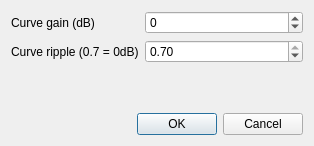
<?xml version="1.0" encoding="UTF-8"?>
<ui version="4.0">
 <class>BandpassDialog</class>
 <widget class="QDialog" name="BandpassDialog">
  <property name="geometry">
   <rect>
    <x>0</x>
    <y>0</y>
    <width>314</width>
    <height>146</height>
   </rect>
  </property>
  <property name="windowTitle">
   <string>Alignment</string>
  </property>
  <layout class="QVBoxLayout" name="verticalLayout">
   <item>
    <layout class="QFormLayout" name="formLayout">
     <item row="0" column="0">
      <widget class="QLabel" name="gainLabel">
       <property name="sizePolicy">
        <sizepolicy hsizetype="Expanding" vsizetype="Preferred">
         <horstretch>0</horstretch>
         <verstretch>0</verstretch>
        </sizepolicy>
       </property>
       <property name="text">
        <string>Curve gain (dB)</string>
       </property>
      </widget>
     </item>
     <item row="0" column="1">
      <widget class="QSpinBox" name="gainSpinBox">
       <property name="sizePolicy">
        <sizepolicy hsizetype="MinimumExpanding" vsizetype="Fixed">
         <horstretch>0</horstretch>
         <verstretch>0</verstretch>
        </sizepolicy>
       </property>
       <property name="minimum">
        <number>-6</number>
       </property>
       <property name="maximum">
        <number>6</number>
       </property>
      </widget>
     </item>
     <item row="1" column="0">
      <widget class="QLabel" name="rippleLabel">
       <property name="sizePolicy">
        <sizepolicy hsizetype="Expanding" vsizetype="Preferred">
         <horstretch>0</horstretch>
         <verstretch>0</verstretch>
        </sizepolicy>
       </property>
       <property name="text">
        <string>Curve ripple (0.7 = 0dB)</string>
       </property>
      </widget>
     </item>
     <item row="1" column="1">
      <widget class="QDoubleSpinBox" name="rippleDoubleSpinBox">
       <property name="sizePolicy">
        <sizepolicy hsizetype="MinimumExpanding" vsizetype="Fixed">
         <horstretch>0</horstretch>
         <verstretch>0</verstretch>
        </sizepolicy>
       </property>
       <property name="minimum">
        <double>0.400000000000000</double>
       </property>
       <property name="maximum">
        <double>0.700000000000000</double>
       </property>
       <property name="singleStep">
        <double>0.100000000000000</double>
       </property>
       <property name="value">
        <double>0.700000000000000</double>
       </property>
      </widget>
     </item>
    </layout>
   </item>
   <item>
    <widget class="QDialogButtonBox" name="buttonBox">
     <property name="orientation">
      <enum>Qt::Horizontal</enum>
     </property>
     <property name="standardButtons">
      <set>QDialogButtonBox::Cancel|QDialogButtonBox::Ok</set>
     </property>
    </widget>
   </item>
  </layout>
 </widget>
 <resources/>
 <connections>
  <connection>
   <sender>buttonBox</sender>
   <signal>accepted()</signal>
   <receiver>BandpassDialog</receiver>
   <slot>accept()</slot>
   <hints>
    <hint type="sourcelabel">
     <x>248</x>
     <y>254</y>
    </hint>
    <hint type="destinationlabel">
     <x>157</x>
     <y>274</y>
    </hint>
   </hints>
  </connection>
  <connection>
   <sender>buttonBox</sender>
   <signal>rejected()</signal>
   <receiver>BandpassDialog</receiver>
   <slot>reject()</slot>
   <hints>
    <hint type="sourcelabel">
     <x>316</x>
     <y>260</y>
    </hint>
    <hint type="destinationlabel">
     <x>286</x>
     <y>274</y>
    </hint>
   </hints>
  </connection>
 </connections>
</ui>
